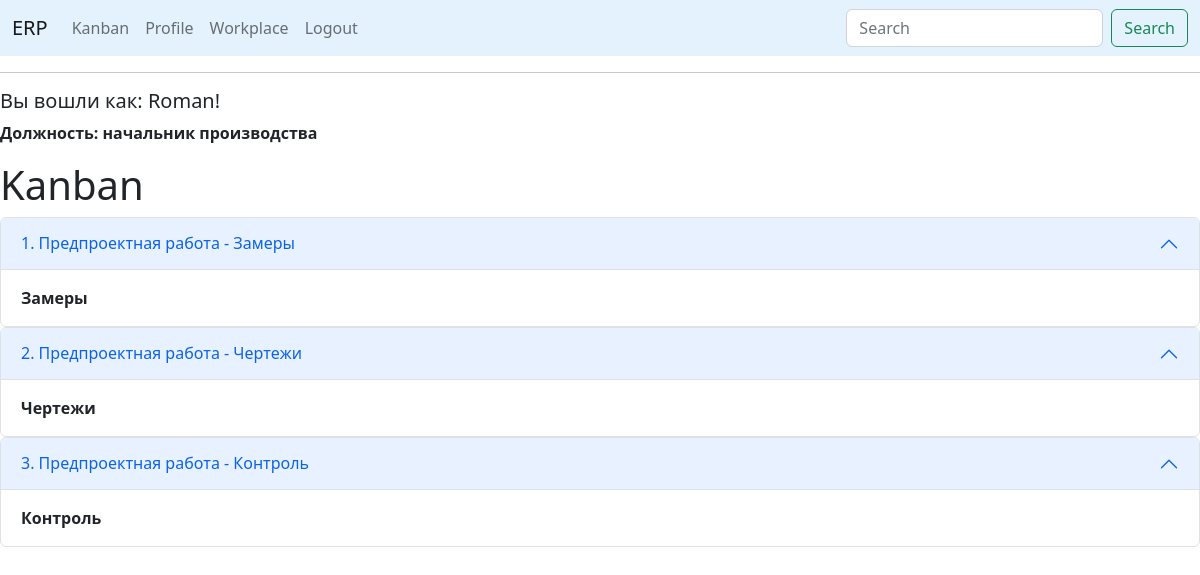
Screenshot of /kanban (signed in) with the database file from the repository.
### app/models.py (models this page shows, shortened)
class User(UserMixin, db.Model):
    id = db.Column(db.Integer, primary_key=True)
    first_name = db.Column(db.String(150), index=True)
    last_name = db.Column(db.String(150), index=True)
    phone = db.Column(db.String(120), index=True, unique=True)
    username = db.Column(db.String(64), index=True, unique=True)
    password_hash = db.Column(db.String(128))
    specialization_id = db.Column(db.Integer, db.ForeignKey('specialization.id'), nullable=False)
    posts = db.relationship('Post', backref='author', lazy='dynamic')
    followed = db.relationship(
        'User', secondary=followers,
        primaryjoin=(followers.c.follower_id == id),
        secondaryjoin=(followers.c.followed_id == id),
        backref=db.backref('followers', lazy='dynamic'), lazy='dynamic')

class Specialization(db.Model):
    id = db.Column(db.Integer, primary_key=True)
    job_title = db.Column(db.String(150), index=True, unique=True)
    users = db.relationship('User', backref='employee',
                            lazy=True)  # this is not a table field, the code sets the relation of the specialization

class PreProduct(db.Model):
    id = db.Column(db.Integer, primary_key=True)
    number_order_client = db.Column(db.Integer, db.ForeignKey('order_client.id'), nullable=False)
    work_type = db.Column(db.Integer, db.ForeignKey('works.id'), nullable=False)
    set_worker = db.Column(db.Integer, db.ForeignKey('user.id'))
    work = db.relationship('Works', backref='work', lazy='subquery')
    worker = db.relationship('User', backref='worker', lazy='subquery')

class Works(db.Model):
    id = db.Column(db.Integer, primary_key=True)
    work_title = db.Column(db.String(150))
    work_type = db.Column(db.String(150))

### app/routes.py (the view)
@app.route('/kanban', methods=['GET', 'POST'])
@login_required
def kanban():
    order_manufacture = PreProduct.query.all()
    return render_template("kanban.html", title='Kanban', order_manufacture=order_manufacture)

### app/models.py (called while the page is built)
@login.user_loader
def load_user(id):
    return User.query.get(int(id))

### app/templates/kanban.html
{% if current_user.specialization_id is ne(2)%}
{% extends "base_bootstrap.html" %}
{% else %}
{% extends "base.html" %}
{% endif %}
{% block content %}
<h1>Kanban</h1>
{% for order in order_manufacture %}
<div class="accordion" id="accordionPanelsStayOpenExample">
  <div class="accordion-item">
    <h2 class="accordion-header" id="panelsStayOpen-headingOne">
      <button class="accordion-button" type="button" data-bs-toggle="collapse" data-bs-target="#panelsStayOpen-collapseOne" aria-expanded="true" aria-controls="panelsStayOpen-collapseOne">
        {{order.id}}. {{order.work.work_title}} - {{order.work.work_type}}
      </button>
    </h2>
    <div id="panelsStayOpen-collapseOne" class="accordion-collapse collapse show" aria-labelledby="panelsStayOpen-headingOne">
      <div class="accordion-body">
        <strong>{{order.work.work_type}}</strong>
      </div>
    </div>
  </div>
</div>
{% endfor%}
{% endblock %}

### app/templates/base_bootstrap.html (shortened to what this page needs)
<!doctype html>
<html>
<link href="https://cdn.jsdelivr.net/npm/bootstrap@5.2.3/dist/css/bootstrap.min.css" rel="stylesheet">
    <head>
    </head>
    <body>
        <nav class="navbar navbar-expand-lg bg-body-tertiary" style="background-color: #e3f2fd;">
          <div class="container-fluid">
            <a class="navbar-brand" href="{{ url_for('index') }}">ERP</a>
            <div class="collapse navbar-collapse" id="navbarSupportedContent">
              <ul class="navbar-nav me-auto mb-2 mb-lg-0">
                  {% if current_user.is_anonymous %}
                <li class="nav-item">
                  <a class="nav-link active" aria-current="page" href="{{ url_for('index') }}">Home</a>
                </li>
                  <li class="nav-item">
                  <a class="nav-link" href="{{ url_for('login') }}">Login</a>
                </li>
                  {% else %}
                  <li class="nav-item">
                  <a class="nav-link" href="{{ url_for('kanban') }}">Kanban</a>
                </li>
                  <li class="nav-item">
                  <a class="nav-link" href="{{ url_for('user', username=current_user.username) }}">Profile</a>
                </li>
                  <li class="nav-item">
                  <a class="nav-link" href="{{ url_for('workplace') }}">Workplace</a>
                </li>
                  <li class="nav-item">
                  <a class="nav-link" href="{{ url_for('logout') }}">Logout</a>
                </li>
              </ul>
              <form class="d-flex" role="search">
                <input class="form-control me-2" type="search" placeholder="Search" aria-label="Search">
                <button class="btn btn-outline-success" type="submit">Search</button>
              </form>
                {% endif %}
            </div>
          </div>
        </nav>
        <hr>
        <div>
            {% if current_user.is_authenticated %}
            <h5> Вы вошли как: {{ current_user.first_name }}!</h5>
            <p><strong>Должность: {{current_user.employee.job_title}}</strong></p>
            {% endif %}
        </div>
        {% block content %}{% endblock %}
    </body>
</html>

### rows the page displays
User: first_name "Roman"
Specialization: employee.job_title "начальник производства"
PreProduct: id "1", work.work_title "Предпроектная работа", work.work_type "Замеры"
PreProduct: id "2", work.work_title "Предпроектная работа", work.work_type "Чертежи"
PreProduct: id "3", work.work_title "Предпроектная работа", work.work_type "Контроль"
